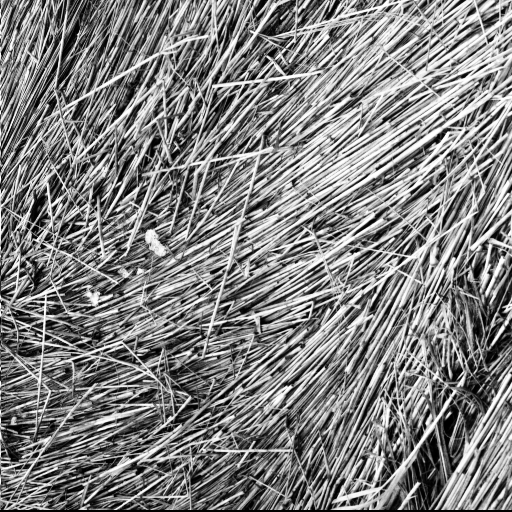
%> input picture FDIF/ori_1.png, 512 x 512 px; its folder holds only this picture in this run
$ octave Demo_FDIF.m   (GNU Octave 9; MATLAB toolbox functions it lacks are replaced by stand-ins)
%> lines starting %> are read from the running program, lines starting %| are printed output that depends on the picture
### FDIF/LayerFDIFfast.m
function [out, filters] = LayerFDIFfast( in, model, filters )


Sf = ones(2*model.wr+1)./((2*model.wr+1)^2);
in1 = padarray(in, [model.wr, model.wr], 'symmetric');
in1 = conv2(in1, Sf, 'valid');
in2 = in.^model.scale;
in3 = padarray(in2, [model.wr, model.wr], 'symmetric');
in3 = conv2(in3, Sf, 'valid');
in3 = 1./in3;
in3(isinf(in3))=0;
in = in1.*in2.*in3;
patches = im2col(padarray(in,[model.wr,model.wr],'symmetric'),...
    [2*model.wr+1, 2*model.wr+1], 'sliding');
out = size(in);

if isempty(filters)
    filters = zeros(size(patches));

    filter = model.weight(:,:,1);
    imgblur = padarray(in, [1,1], 'symmetric');
    gf = fspecial('gaussian', [3,3], 0.5);
    imgblur = conv2(imgblur, gf, 'valid');
    [dx, dy]=gradient(imgblur);

    dx = padarray(dx, [model.wr, model.wr], 'symmetric');
    dy = padarray(dy, [model.wr, model.wr], 'symmetric');

    for c = 1:size(in,2)
        for r = 1:size(in,1)
            Dx = dx(r:r+2*model.wr, c:c+2*model.wr);
            Dy = dy(r:r+2*model.wr, c:c+2*model.wr);

            mat = [Dx(:),Dy(:)];
            [V, ~] = eig(mat'*mat);

            deg = atand(V(1,2)/V(2,2));

            flt = imrotate(filter, deg, 'nearest', 'crop');
            flt = flt./sum(flt(:));

            filters(:,(c-1)*size(in,1)+r) = flt(:);
            out(r,c) = flt(:)'*patches(:, (c-1)*size(in,1)+r);
        end
    end
else
    out = sum( filters.*patches );
    out = reshape(out, [size(in,1), size(in,2)]);
end
out=out./max(out(:));

### FDIF/Demo_FDIF.m
clear

% parameters of model
model.wr = 4; % radius of patch
model.ln = 5; % number of layer
model.fn = 30; % number of filter
model.scale = 2; % intensity of fractal enhancement ?for curve detection?
filter = zeros(model.wr*2+1, model.wr*2+1, model.fn);
filter(model.wr+1,:,1) = 1./(model.wr*2+1);
% [13 lines of commented-out code are left out]
model.weight = filter; % structural filter bank

for i = 1:9
    ori = imread(sprintf('ori_%d.png', i));
%> ori is the input picture: size 512x512 uint8; min 0, max 255, mean 127.7
    if size(ori,3)>1
        ori = rgb2gray(ori);
    end
    ori = imresize(ori, 250/size(ori,2));
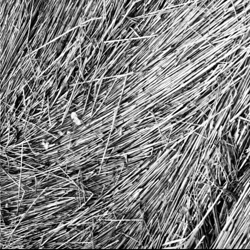
%> ori: size 250x250 uint8; min 0, max 255, mean 127.6
    ori = im2double(ori);
%> ori: size 250x250 double


    M = mean(ori(:));
%> M = 0.501
    tmp = ori;
    tic
    figure
    subplot(1,model.ln+1,1)
    imshow(ori)
    for l=1:model.ln
        if l<=1
%> (the run ends here)
